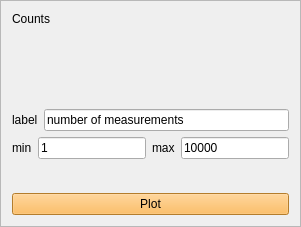
               <widget class="QFrame" name="frame_10">
                <property name="maximumSize">
                 <size>
                  <width>381</width>
                  <height>281</height>
                 </size>
                </property>
                <property name="frameShape">
                 <enum>QFrame::StyledPanel</enum>
                </property>
                <property name="frameShadow">
                 <enum>QFrame::Raised</enum>
                </property>
                <layout class="QVBoxLayout" name="verticalLayout_25">
                 <item>
                  <widget class="QLabel" name="label_28">
                   <property name="text">
                    <string>Counts</string>
                   </property>
                  </widget>
                 </item>
                 <item>
                  <spacer name="verticalSpacer_10">
                   <property name="orientation">
                    <enum>Qt::Vertical</enum>
                   </property>
                   <property name="sizeHint" stdset="0">
                    <size>
                     <width>20</width>
                     <height>77</height>
                    </size>
                   </property>
                  </spacer>
                 </item>
                 <item>
                  <layout class="QHBoxLayout" name="horizontalLayout_24">
                   <item>
                    <widget class="QLabel" name="label_20">
                     <property name="text">
                      <string>label</string>
                     </property>
                    </widget>
                   </item>
                   <item>
                    <widget class="QLineEdit" name="evaluateCountLabelLineEdit">
                     <property name="text">
                      <string>number of measurements</string>
                     </property>
                    </widget>
                   </item>
                  </layout>
                 </item>
                 <item>
                  <layout class="QHBoxLayout" name="horizontalLayout_26">
                   <item>
                    <widget class="QLabel" name="label_22">
                     <property name="text">
                      <string>min</string>
                     </property>
                    </widget>
                   </item>
                   <item>
                    <widget class="QLineEdit" name="evaluateCountMinLineEdit">
                     <property name="text">
                      <string>1</string>
                     </property>
                    </widget>
                   </item>
                   <item>
                    <widget class="QLabel" name="label_23">
                     <property name="text">
                      <string>max</string>
                     </property>
                    </widget>
                   </item>
                   <item>
                    <widget class="QLineEdit" name="evaluateCountMaxLineEdit">
                     <property name="text">
                      <string>10000</string>
                     </property>
                    </widget>
                   </item>
                  </layout>
                 </item>
                 <item>
                  <spacer name="verticalSpacer_11">
                   <property name="orientation">
                    <enum>Qt::Vertical</enum>
                   </property>
                   <property name="sizeHint" stdset="0">
                    <size>
                     <width>20</width>
                     <height>28</height>
                    </size>
                   </property>
                  </spacer>
                 </item>
                 <item>
                  <widget class="QPushButton" name="evaluateCountplotButton">
                   <property name="styleSheet">
                    <string notr="true">background-color: rgb(252, 175, 62);</string>
                   </property>
                   <property name="text">
                    <string>Plot</string>
                   </property>
                  </widget>
                 </item>
                </layout>
               </widget>
